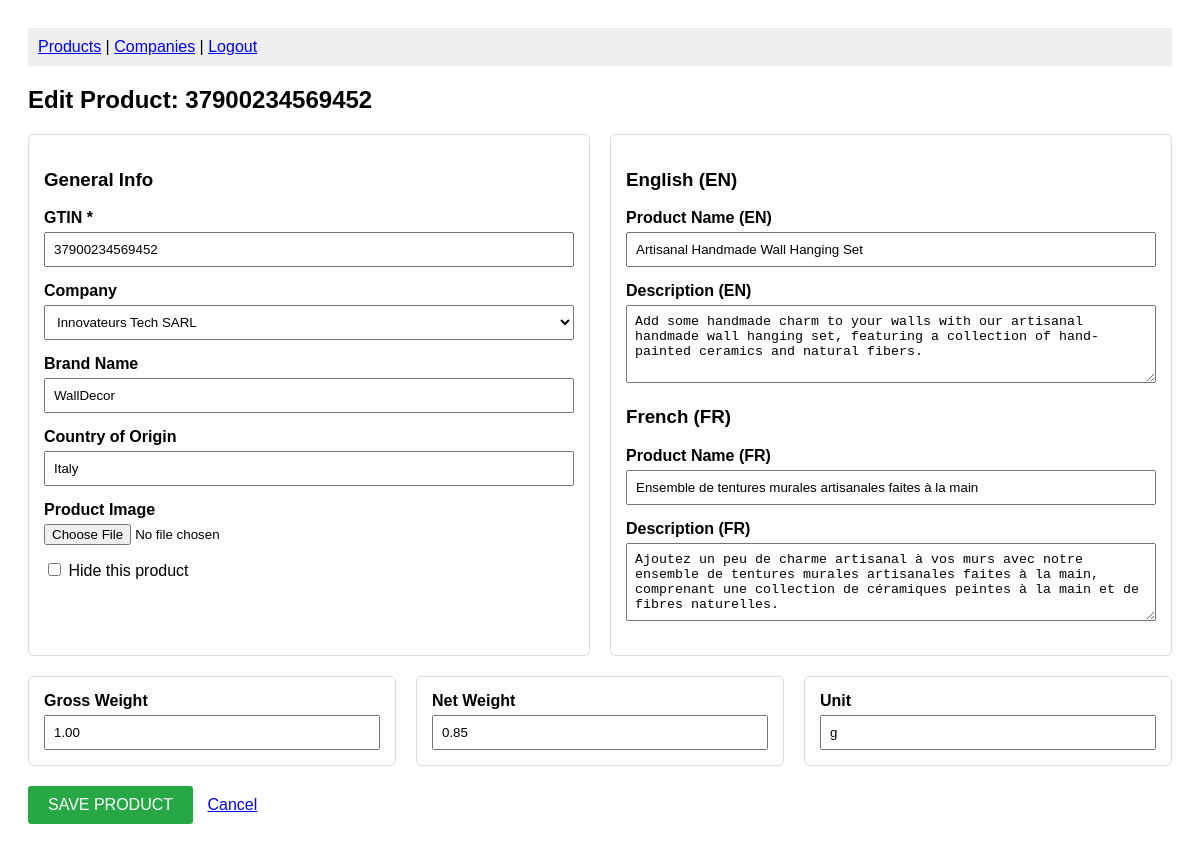
Screenshot of /products/37900234569452 (signed in) with the database file from the repository.
### tables this page shows
CREATE TABLE `products` (
  `id` int(11) NOT NULL,
  `company_id` int(11) NOT NULL,
  `gtin` varchar(14) NOT NULL,
  `brand` varchar(255) DEFAULT NULL,
  `country_of_origin` varchar(100) DEFAULT NULL,
  `gross_weight` decimal(10,2) DEFAULT NULL,
  `net_weight` decimal(10,2) DEFAULT NULL,
  `weight_unit` varchar(10) DEFAULT NULL,
  `image_path` varchar(255) DEFAULT NULL,
  `is_hidden` tinyint(1) DEFAULT 0
);

CREATE TABLE `companies` (
  `id` int(11) NOT NULL,
  `name` varchar(255) NOT NULL,
  `address` varchar(255) DEFAULT NULL,
  `telephone` varchar(50) DEFAULT NULL,
  `email` varchar(255) DEFAULT NULL,
  `owner_name` varchar(255) DEFAULT NULL,
  `owner_mobile` varchar(50) DEFAULT NULL,
  `owner_email` varchar(255) DEFAULT NULL,
  `contact_name` varchar(255) DEFAULT NULL,
  `contact_mobile` varchar(50) DEFAULT NULL,
  `contact_email` varchar(255) DEFAULT NULL,
  `is_deactivated` tinyint(1) DEFAULT 0
);

CREATE TABLE `product_translations` (
  `id` int(11) NOT NULL,
  `product_id` int(11) NOT NULL,
  `language_code` char(2) NOT NULL,
  `name` varchar(255) NOT NULL,
  `description` text DEFAULT NULL
);

### views/product_form.php (the view, shortened to what this page needs)
<?php
require_once 'db.php';
$isEdit = isset($gtin);
$product = null;
$trans = ['en' => [], 'fr' => []];
if ($isEdit) {
    $stmt = $pdo->prepare("SELECT * FROM products WHERE gtin = ?");
    $stmt->execute([$gtin]);
    $product = $stmt->fetch();
    if ($product) {
        $stmtT = $pdo->prepare("SELECT * FROM product_translations WHERE product_id = ?");
        $stmtT->execute([$product['id']]);
        foreach ($stmtT->fetchAll() as $t) {
            $trans[$t['language_code']] = $t;
        }
    } else {
        die("Sản phẩm không tồn tại!");
    }
}
$companies = $pdo->query("SELECT id, name FROM companies")->fetchAll();
?>
<!DOCTYPE html>
<html>
<head>
</head>
<body>
    <nav>
        <a href="<?php echo $base_path; ?>/products">Products</a> | <a href="<?php echo $base_path; ?>/companies">Companies</a> | <a href="<?php echo $base_path; ?>/logout">Logout</a>
    </nav>
    <h2><?php echo $isEdit ? 'Edit Product: ' . htmlspecialchars($gtin) : 'Create New Product'; ?></h2>
    <form method="POST" enctype="multipart/form-data">
        <div class="row">
            <div class="col">
                <h3>General Info</h3>
                <div class="form-group">
                    <label>GTIN *</label>
                    <input type="text" name="gtin" value="<?php echo htmlspecialchars($_POST['gtin'] ?? $product['gtin'] ?? ''); ?>" required>
                </div>
                <div class="form-group">
                    <label>Company</label>
                    <select name="company_id">
                        <?php foreach($companies as $c): ?>
                            <option value="<?php echo $c['id']; ?>" <?php echo ((isset($_POST['company_id']) && $_POST['company_id'] == $c['id']) || (!isset($_POST['company_id']) && isset($product) && $product['company_id'] == $c['id'])) ? 'selected' : ''; ?>>
                                <?php echo htmlspecialchars($c['name']); ?>
                            </option>
                        <?php endforeach; ?>
                    </select>
                </div>
                <div class="form-group">
                    <label>Brand Name</label>
                    <input type="text" name="brand" value="<?php echo htmlspecialchars($_POST['brand'] ?? $product['brand'] ?? ''); ?>">
                </div>
                <div class="form-group">
                    <label>Country of Origin</label>
                    <input type="text" name="country_of_origin" value="<?php echo htmlspecialchars($_POST['country_of_origin'] ?? $product['country_of_origin'] ?? ''); ?>">
                </div>
                <div class="form-group">
                    <label>Product Image</label>
                    <input type="file" name="image" accept="image/*">
                </div>
                <div class="form-group">
                    <label style="font-weight: normal;"><input type="checkbox" name="is_hidden" <?php echo ((isset($_POST['is_hidden'])) || (!isset($_POST['is_hidden']) && isset($product) && $product['is_hidden'])) ? 'checked' : ''; ?>> Hide this product</label>
                </div>
            </div>
            <div class="col">
                <h3>English (EN)</h3>
                <div class="form-group">
                    <label>Product Name (EN)</label>
                    <input type="text" name="name_en" value="<?php echo htmlspecialchars($_POST['name_en'] ?? $trans['en']['name'] ?? ''); ?>">
                </div>
                <div class="form-group">
                    <label>Description (EN)</label>
                    <textarea name="desc_en" rows="4"><?php echo htmlspecialchars($_POST['desc_en'] ?? $trans['en']['description'] ?? ''); ?></textarea>
                </div>
                <h3>French (FR)</h3>
                <div class="form-group">
                    <label>Product Name (FR)</label>
                    <input type="text" name="name_fr" value="<?php echo htmlspecialchars($_POST['name_fr'] ?? $trans['fr']['name'] ?? ''); ?>">
                </div>
                <div class="form-group">
                    <label>Description (FR)</label>
                    <textarea name="desc_fr" rows="4"><?php echo htmlspecialchars($_POST['desc_fr'] ?? $trans['fr']['description'] ?? ''); ?></textarea>
                </div>
            </div>
        </div>
        <div class="row" style="margin-top:20px;">
            <div class="col">
                <label>Gross Weight</label>
                <input type="number" step="0.01" name="gross_weight" value="<?php echo htmlspecialchars($_POST['gross_weight'] ?? $product['gross_weight'] ?? ''); ?>">
            </div>
            <div class="col">
                <label>Net Weight</label>
                <input type="number" step="0.01" name="net_weight" value="<?php echo htmlspecialchars($_POST['net_weight'] ?? $product['net_weight'] ?? ''); ?>">
            </div>
            <div class="col">
                <label>Unit</label>
                <input type="text" name="weight_unit" value="<?php echo htmlspecialchars($_POST['weight_unit'] ?? $product['weight_unit'] ?? 'kg'); ?>">
            </div>
        </div>
        <button type="submit" class="btn-save">SAVE PRODUCT</button>
        <a href="<?php echo $base_path; ?>/products" style="margin-left: 10px;">Cancel</a>
    </form>
</body>
</html>

### views/product_form.php (style rules this page uses)
body { font-family: sans-serif; padding: 20px; }
.form-group { margin-bottom: 15px; }
label { display: block; font-weight: bold; margin-bottom: 5px; }
input[type="text"], input[type="number"], textarea, select { width: 100%; padding: 8px; box-sizing: border-box; }
.row { display: flex; gap: 20px; flex-wrap: wrap; }
.col { flex: 1; min-width: 300px; border: 1px solid #ddd; padding: 15px; border-radius: 5px; background: #fdfdfd; }
nav { margin-bottom: 20px; padding: 10px; background: #eee; }
.btn-save { background: #28a745; color: white; padding: 10px 20px; border: none; border-radius: 3px; cursor: pointer; font-size: 16px; margin-top: 20px; }

### rows the page displays
products: gtin "37900234569452", company_id "Innovateurs Tech SARL", brand "WallDecor", country_of_origin "Italy", gross_weight "1.00", net_weight "0.85", weight_unit "g"
product_translations: name_en "Artisanal Handmade Wall Hanging Set", desc_en "Add some handmade charm to your walls with our artisanal handmade wall hanging set, featuring a collection of hand-painted ceramics and natural fibers."
product_translations: name_fr "Ensemble de tentures murales artisanales faites à la main", desc_fr "Ajoutez un peu de charme artisanal à vos murs avec notre ensemble de tentures murales artisanales faites à la main, comprenant une collection de céramiques peintes à la main et de fibres naturelles."

### other values shown
$gtin "37900234569452"
